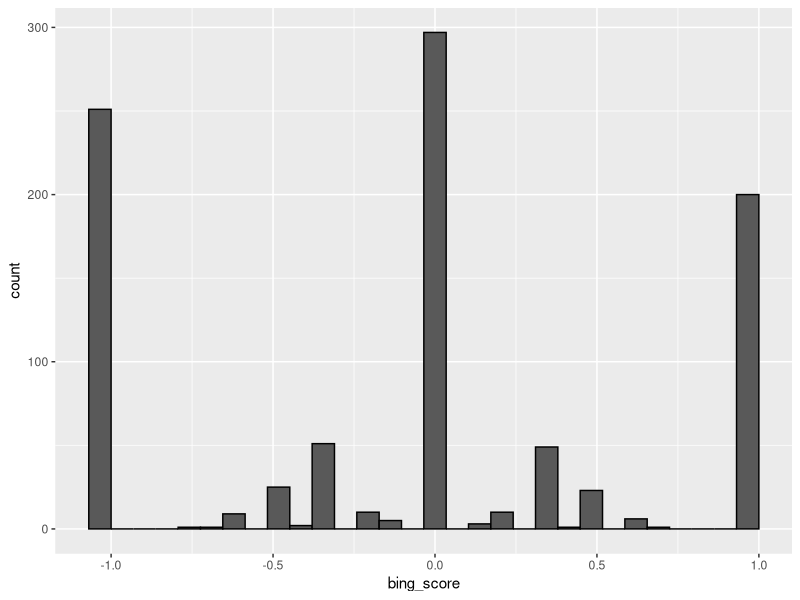
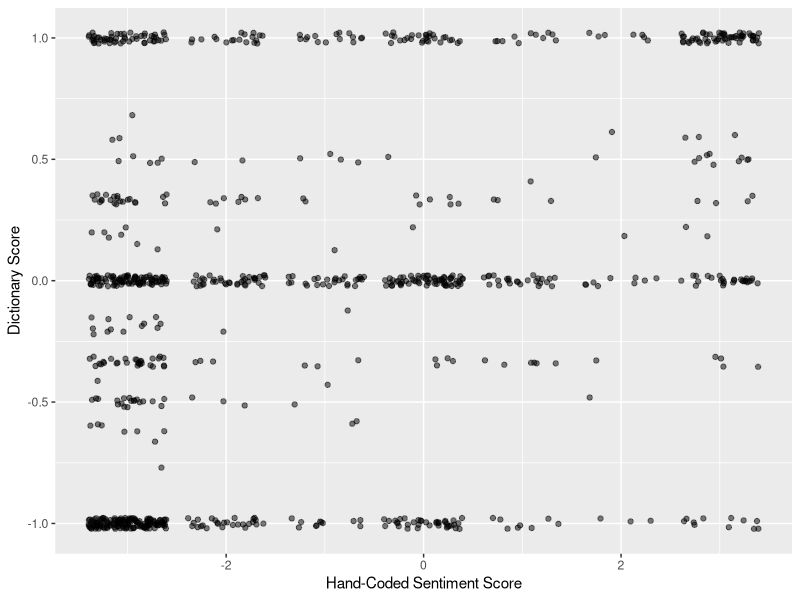

Recreate these plots in R, in order. (Note: this script raises an error after producing the figures.)
#' ---
#'
#' title: Classify the sentiment of 945 tweets about the Supreme Court
#'
#' ---

library(tidyverse)
library(tidytext)

## Step 1: Load and tidy the tweets ---------------------------

tweets <- read_csv('data/tweets/supreme-court-tweets.csv')

# create a sentiment score equal to the sum of the expert codes
tweets <- tweets |>
  mutate(sentiment_score = expert1 + expert2 + expert3) |>
  # recode tweet_id as a factor so we don't lose them when we count words
  mutate(tweet_id = factor(tweet_id))

# For those zero sentiment scores, was it mostly that everyone agreed
# on a sentiment score, or there was total disagreement?
tweets |>
  filter(sentiment_score == 0) |>
  filter(expert1 < 0 | expert2 < 0 | expert3 < 0)

# did we get better at coding over time?
tweets |>
  mutate(index = 1:nrow(tweets)) |>
  mutate(everyone_agreed = as.numeric(expert1 == expert2,
                                      expert2 == expert3)) |>
  mutate(early_tweet = as.numeric(index <= 100)) |>
  filter(!is.na(everyone_agreed)) |>
  group_by(early_tweet) |>
  summarize(pct_agreement = mean(everyone_agreed))


## Step 2: Tokenize and merge with a sentiment lexicon -----------

tidy_tweets <- tweets |>
  unnest_tokens(input = 'text',
                output = 'word')


# merge with sentiment lexicon
tidy_tweets <- tidy_tweets |>
  inner_join(get_sentiments('bing'), by = 'word') |>
  # take out the inappropriate words
  filter(!(word %in% c('trump', 'supreme', 'like', 'masterpiece')))

# to create a sentiment score, just count up positive and negative
# sentiments
tidy_tweets <- tidy_tweets |>
  group_by(tweet_id, .drop = FALSE) |>
  summarize(num_positive = sum(sentiment == 'positive'),
            num_negative = sum(sentiment == 'negative'),
            bing_score = (num_positive - num_negative) / (num_positive + num_negative)) |>
  mutate(bing_score = if_else(is.nan(bing_score), 0, bing_score))

# what's the distribution of sentiment?
ggplot(data = tidy_tweets,
       mapping = aes(x = bing_score)) +
  geom_histogram(color = 'black')

## Step 3: Validation, validation, validation -----------

# merge the scores back in with the original dataset
tweets <- tweets |>
  left_join(tidy_tweets, by = 'tweet_id')

# plot the two measures
ggplot(data = tweets,
       mapping = aes(x=sentiment_score,
                     y=bing_score)) +
  geom_jitter(alpha = 0.5) +
  labs(x='Hand-Coded Sentiment Score',
       y='Dictionary Score')

cor(tweets$sentiment_score, tweets$bing_score,
    use = 'pairwise.complete')

# accuracy measure
tweets |>
  filter(sentiment_score %in% c(3, -3)) |>
  count((sentiment_score == 3 & bing_score > 0) |
          sentiment_score == -3 & bing_score < 0) |>
  pivot_wider(names_from = `(sentiment_score == 3 & bing_score > 0) | ...`,
              values_from = 'n') |>
  mutate(pct_correct = `TRUE` / (`TRUE` + `FALSE`))
